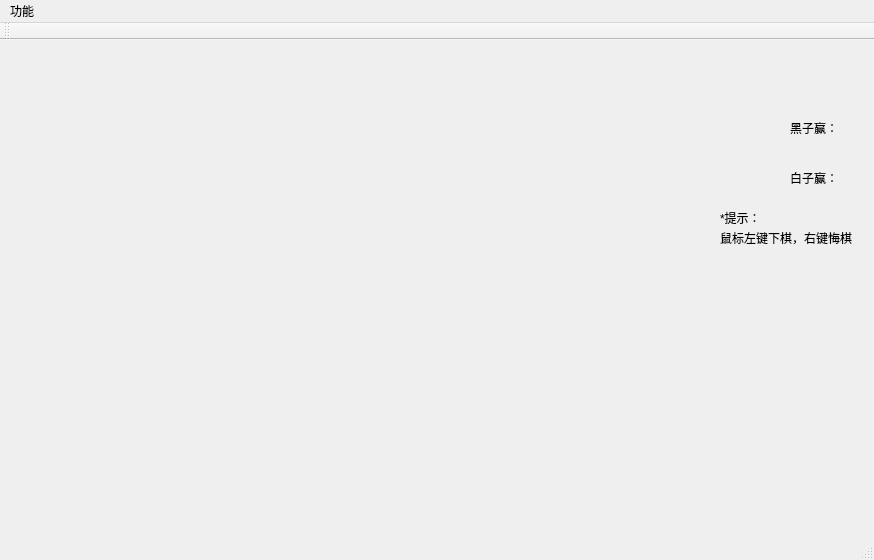
<?xml version="1.0" encoding="UTF-8"?>
<ui version="4.0">
 <class>MainWindow</class>
 <widget class="QMainWindow" name="MainWindow">
  <property name="geometry">
   <rect>
    <x>0</x>
    <y>0</y>
    <width>874</width>
    <height>560</height>
   </rect>
  </property>
  <property name="maximumSize">
   <size>
    <width>16777215</width>
    <height>16777215</height>
   </size>
  </property>
  <property name="windowTitle">
   <string>5ziqi</string>
  </property>
  <widget class="QWidget" name="centralWidget">
   <property name="enabled">
    <bool>true</bool>
   </property>
   <property name="baseSize">
    <size>
     <width>2783</width>
     <height>0</height>
    </size>
   </property>
   <widget class="QWidget" name="widget" native="true">
    <property name="enabled">
     <bool>false</bool>
    </property>
    <property name="geometry">
     <rect>
      <x>130</x>
      <y>190</y>
      <width>120</width>
      <height>80</height>
     </rect>
    </property>
   </widget>
   <widget class="QLabel" name="label">
    <property name="geometry">
     <rect>
      <x>790</x>
      <y>80</y>
      <width>59</width>
      <height>16</height>
     </rect>
    </property>
    <property name="text">
     <string>黑子赢：</string>
    </property>
   </widget>
   <widget class="QLabel" name="labelB">
    <property name="geometry">
     <rect>
      <x>790</x>
      <y>110</y>
      <width>59</width>
      <height>16</height>
     </rect>
    </property>
    <property name="text">
     <string/>
    </property>
   </widget>
   <widget class="QLabel" name="label_3">
    <property name="geometry">
     <rect>
      <x>790</x>
      <y>130</y>
      <width>59</width>
      <height>16</height>
     </rect>
    </property>
    <property name="text">
     <string>白子赢：</string>
    </property>
   </widget>
   <widget class="QLabel" name="labelW">
    <property name="geometry">
     <rect>
      <x>790</x>
      <y>160</y>
      <width>59</width>
      <height>16</height>
     </rect>
    </property>
    <property name="text">
     <string/>
    </property>
   </widget>
   <widget class="QLabel" name="label_2">
    <property name="geometry">
     <rect>
      <x>720</x>
      <y>190</y>
      <width>201</width>
      <height>16</height>
     </rect>
    </property>
    <property name="text">
     <string>鼠标左键下棋，右键悔棋</string>
    </property>
   </widget>
   <widget class="QLabel" name="label_4">
    <property name="geometry">
     <rect>
      <x>720</x>
      <y>170</y>
      <width>59</width>
      <height>16</height>
     </rect>
    </property>
    <property name="text">
     <string>*提示：</string>
    </property>
   </widget>
  </widget>
  <widget class="QMenuBar" name="menuBar">
   <property name="geometry">
    <rect>
     <x>0</x>
     <y>0</y>
     <width>874</width>
     <height>22</height>
    </rect>
   </property>
   <widget class="QMenu" name="menu">
    <property name="title">
     <string>功能</string>
    </property>
    <addaction name="actionwithdraw"/>
   </widget>
   <addaction name="menu"/>
  </widget>
  <widget class="QToolBar" name="mainToolBar">
   <attribute name="toolBarArea">
    <enum>TopToolBarArea</enum>
   </attribute>
   <attribute name="toolBarBreak">
    <bool>false</bool>
   </attribute>
  </widget>
  <widget class="QStatusBar" name="statusBar"/>
  <action name="actionwithdraw">
   <property name="text">
    <string>withdraw</string>
   </property>
  </action>
 </widget>
 <layoutdefault spacing="6" margin="11"/>
 <resources/>
 <connections/>
</ui>
